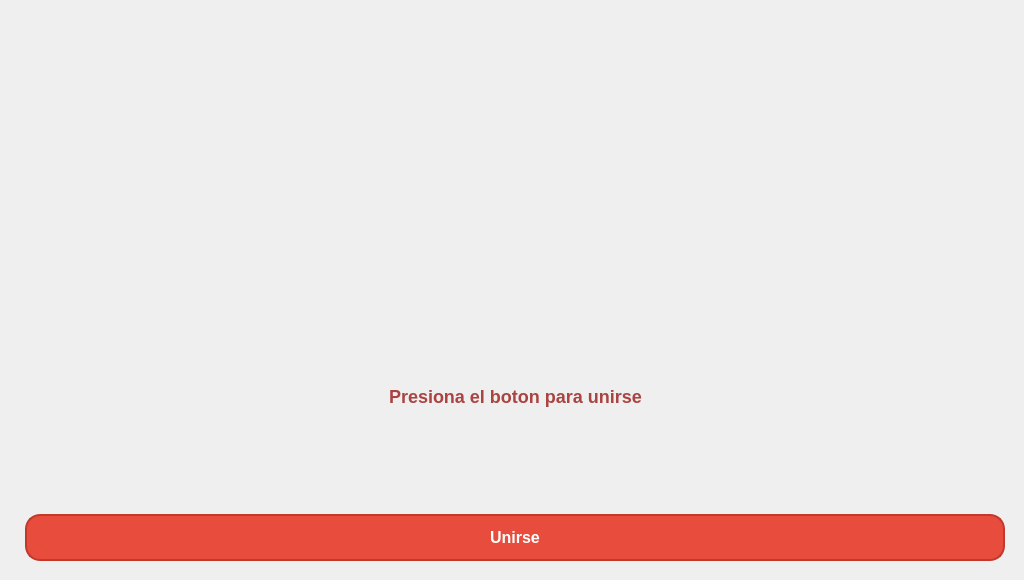
<?xml version="1.0" encoding="UTF-8"?>
<ui version="4.0">
 <class>Sala_Espera</class>
 <widget class="QWidget" name="Sala_Espera">
  <property name="geometry">
   <rect>
    <x>0</x>
    <y>0</y>
    <width>1024</width>
    <height>580</height>
   </rect>
  </property>
  <property name="minimumSize">
   <size>
    <width>1024</width>
    <height>580</height>
   </size>
  </property>
  <property name="windowTitle">
   <string>Form</string>
  </property>
  <property name="styleSheet">
   <string notr="true">QLabel#label_2 {
	border-image: url(&quot;:imagenes/worms_background.png&quot;)
}

/* Estilo para QPushButton (Botones) */
QPushButton#pushButton {
    color: white; /* Color del texto */
    padding: 12px 24px; /* Espaciado interno */
    text-align: center; /* Alineación del texto */
    text-decoration: none; /* Decoración del texto */
    display: inline-block;
    font-size: 16px; /* Tamaño de fuente */
    margin: 8px; /* Márgenes */
    border-radius: 15px; /* Bordes redondeados */
    font-family: &quot;Arial&quot;, sans-serif; /* Tipo de fuente */
    font-weight: bold; /* Letras más gruesas */
}

QPushButton:hover#pushButton {
    background-color: #c0392b; /* Cambio de color al pasar el mouse a rojo más oscuro */
}

QPushButton {
    background-color: #e74c3c; /* Rojo */
    border: 2px solid #c0392b; /* Borde rojo más oscuro */
    color: white; /* Color del texto */
    padding: 8px 16px; /* Espaciado interno */
    text-align: center; /* Alineación del texto */
    text-decoration: none; /* Decoración del texto */
    font-size: 14px; /* Tamaño de fuente */
    margin: 4px; /* Márgenes */
    border-radius: 8px; /* Bordes redondeados */
    font-family: &quot;YourDesiredFont&quot;, sans-serif; /* Cambia &quot;YourDesiredFont&quot; a la tipografía que desees */
    font-weight: bold; /* Letras más gruesas */
}

/* Estilo para QLabel con nombre &quot;label&quot; */
QLabel#label {
    color: #a94442; /* Color del texto */
    font-size: 18px; /* Tamaño de fuente */
    font-family: &quot;YourDesiredFont&quot;, sans-serif; /* Cambia &quot;YourDesiredFont&quot; a la tipografía que desees */
    font-weight: bold; /* Letras más gruesas */
}
</string>
  </property>
  <layout class="QGridLayout" name="gridLayout_3">
   <item row="0" column="0" rowspan="2" colspan="2">
    <widget class="QLabel" name="label_2">
     <property name="text">
      <string/>
     </property>
    </widget>
   </item>
   <item row="1" column="1">
    <layout class="QGridLayout" name="gridLayout">
     <item row="0" column="0">
      <layout class="QGridLayout" name="gridLayout_2">
       <item row="0" column="1">
        <widget class="QLabel" name="label">
         <property name="text">
          <string>Presiona el boton para unirse</string>
         </property>
        </widget>
       </item>
       <item row="0" column="0">
        <spacer name="horizontalSpacer">
         <property name="orientation">
          <enum>Qt::Horizontal</enum>
         </property>
         <property name="sizeHint" stdset="0">
          <size>
           <width>40</width>
           <height>20</height>
          </size>
         </property>
        </spacer>
       </item>
       <item row="0" column="2">
        <spacer name="horizontalSpacer_2">
         <property name="orientation">
          <enum>Qt::Horizontal</enum>
         </property>
         <property name="sizeHint" stdset="0">
          <size>
           <width>40</width>
           <height>20</height>
          </size>
         </property>
        </spacer>
       </item>
      </layout>
     </item>
     <item row="1" column="0">
      <widget class="QPushButton" name="pushButton">
       <property name="text">
        <string>Unirse</string>
       </property>
      </widget>
     </item>
    </layout>
   </item>
  </layout>
 </widget>
 <resources/>
 <connections/>
</ui>
